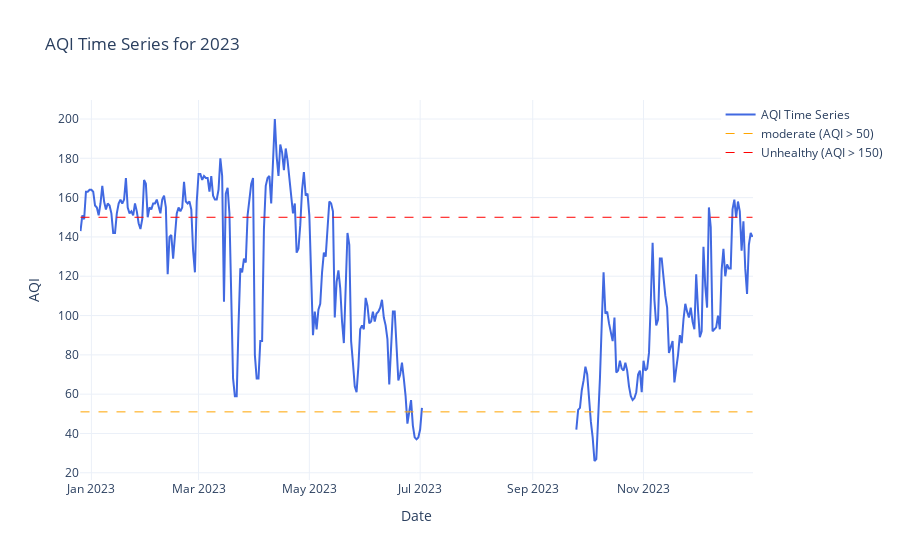

The code cell stored with this chart in its notebook:
### Code cell
data_2023 = pd.read_csv('../data/year_2023/Kathmandu_2023.csv')

# Then pass the DataFrame to the function
aqi_2023 = plot_aqi_time_series(data_2023, '2023')

### Figure 1 — Plotly figure (JSON) as saved in the notebook; plotly's stock layout.template omitted (floating-point values rounded to 4 significant figures; data arrays with more than 128 entries replaced by an {"elided": "..."} marker saying what was removed)
{"data": [{"line": {"color": "royalblue", "width": 2}, "mode": "lines", "name": "AQI Time Series", "type": "scatter", "x": {"elided": "371 str values"}, "y": {"elided": "371 float values"}}, {"line": {"color": "orange", "dash": "dash", "width": 1}, "mode": "lines", "name": "moderate (AQI > 50)", "type": "scatter", "x": [null], "y": [null]}, {"line": {"color": "red", "dash": "dash", "width": 1}, "mode": "lines", "name": "Unhealthy (AQI > 150)", "type": "scatter", "x": [null], "y": [null]}], "layout": {"legend": {"orientation": "v", "x": 1.2, "xanchor": "right", "y": 1, "yanchor": "top"}, "shapes": [{"line": {"color": "orange", "dash": "dash", "width": 1}, "type": "line", "x0": "2022-12-26T00:00:00", "x1": "2023-12-31T00:00:00", "y0": 51, "y1": 51}, {"line": {"color": "red", "dash": "dash", "width": 1}, "type": "line", "x0": "2022-12-26T00:00:00", "x1": "2023-12-31T00:00:00", "y0": 150, "y1": 150}], "title": {"text": "AQI Time Series for 2023"}, "xaxis": {"title": {"text": "Date"}}, "yaxis": {"title": {"text": "AQI"}}}}
